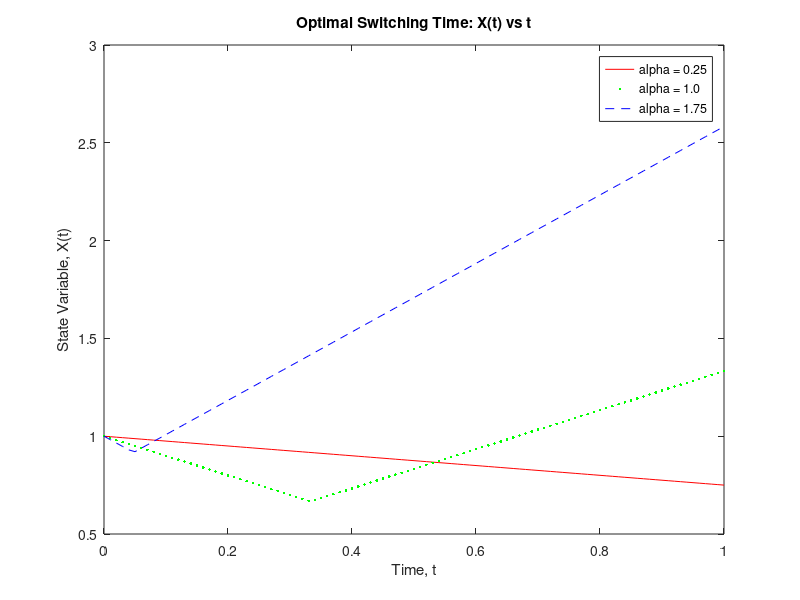

MATLAB code to generate this figure:

clear all;
clc

% Fixed value numerics
dt=0.01; tf=1; T=[];

%% Optimal computation with alpha = 0.25

X_1 = []; X_2 = [];
J_1 = 0; J_2 = 0;

alpha = 0.25;
tau = (2-alpha)/(3*alpha);

for j=0:100
    t=dt*j;
    T=[T;t];
    if(t<tau)
        x_t = -alpha*t +1;
        X_1 = [X_1; x_t];
        J_1 = J_1 + dt*0.5*(x_t - alpha)^2;
    else
        x_t = alpha*(t-2*tau)+1;
        X_2 = [X_2; x_t];
        J_2 = J_2 + dt*0.5*(x_t - alpha)^2;
    end
    
end

disp(strcat('Minimum cost for alpha = 0.25 is : ', {' '}, num2str(J_1 + J_2)));

X_alpha1 = [X_1;X_2];

%% Optimal computation with alpha = 1.0

X_1 = []; X_2 = [];
J_1 = 0; J_2 = 0;

alpha = 1.0;
tau = (2-alpha)/(3*alpha);

for j=0:100
    t=dt*j;
    %T=[T;t];
    if(t<tau)
        x_t = -alpha*t +1;
        X_1 = [X_1; x_t];
        J_1 = J_1 + dt*0.5*(x_t - alpha)^2;
    else
        x_t = alpha*(t-2*tau)+1;
        X_2 = [X_2; x_t];
        J_2 = J_2 + dt*0.5*(x_t - alpha)^2;
    end
    
end

disp(strcat('Minimum cost for alpha = 1 is : ', {' '}, num2str(J_1 + J_2)));

X_alpha2 = [X_1;X_2];

%% Optimal computation with alpha = 1.75

X_1 = []; X_2 = [];
J_1 = 0; J_2 = 0;

alpha = 1.75;
tau = (2-alpha)/(3*alpha);

for j=0:100
    t=dt*j;
    %T=[T;t];
    if(t<tau)
        x_t = -alpha*t +1;
        X_1 = [X_1; x_t];
        J_1 = J_1 + dt*0.5*(x_t - alpha)^2;
    else
        x_t = alpha*(t-2*tau)+1;
        X_2 = [X_2; x_t];
        J_2 = J_2 + dt*0.5*(x_t - alpha)^2;
    end
    
end

disp(strcat('Minimum cost for alpha = 1.75 is : ', {' '}, num2str(J_1 + J_2)));

X_alpha3 = [X_1;X_2];

%% Graph solution

figure(1);
clf;
plot(T,X_alpha1,'r',T,X_alpha2,'g.',T,X_alpha3,'b--'); hold on;
title('Optimal Switching Time: X(t) vs t'); xlabel('Time, t'); ylabel('State Variable, X(t)'); hold on;
legend('alpha = 0.25','alpha = 1.0','alpha = 1.75'); 
hold off;
